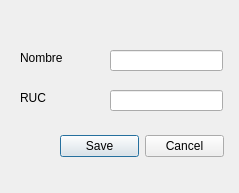
<?xml version="1.0" encoding="UTF-8"?>
<ui version="4.0">
 <class>agregarCliente</class>
 <widget class="QWidget" name="agregarCliente">
  <property name="geometry">
   <rect>
    <x>0</x>
    <y>0</y>
    <width>239</width>
    <height>193</height>
   </rect>
  </property>
  <property name="windowTitle">
   <string>Agregar Cliente</string>
  </property>
  <widget class="QLabel" name="labelNombre">
   <property name="geometry">
    <rect>
     <x>20</x>
     <y>50</y>
     <width>59</width>
     <height>16</height>
    </rect>
   </property>
   <property name="text">
    <string>Nombre</string>
   </property>
  </widget>
  <widget class="QLineEdit" name="nombre">
   <property name="geometry">
    <rect>
     <x>110</x>
     <y>50</y>
     <width>113</width>
     <height>21</height>
    </rect>
   </property>
  </widget>
  <widget class="QLineEdit" name="RUC">
   <property name="geometry">
    <rect>
     <x>110</x>
     <y>90</y>
     <width>113</width>
     <height>21</height>
    </rect>
   </property>
  </widget>
  <widget class="QLabel" name="labelRUC">
   <property name="geometry">
    <rect>
     <x>20</x>
     <y>90</y>
     <width>59</width>
     <height>16</height>
    </rect>
   </property>
   <property name="text">
    <string>RUC</string>
   </property>
  </widget>
  <widget class="QDialogButtonBox" name="confirmarCliente">
   <property name="geometry">
    <rect>
     <x>60</x>
     <y>130</y>
     <width>164</width>
     <height>32</height>
    </rect>
   </property>
   <property name="standardButtons">
    <set>QDialogButtonBox::Cancel|QDialogButtonBox::Save</set>
   </property>
  </widget>
 </widget>
 <resources/>
 <connections/>
</ui>
